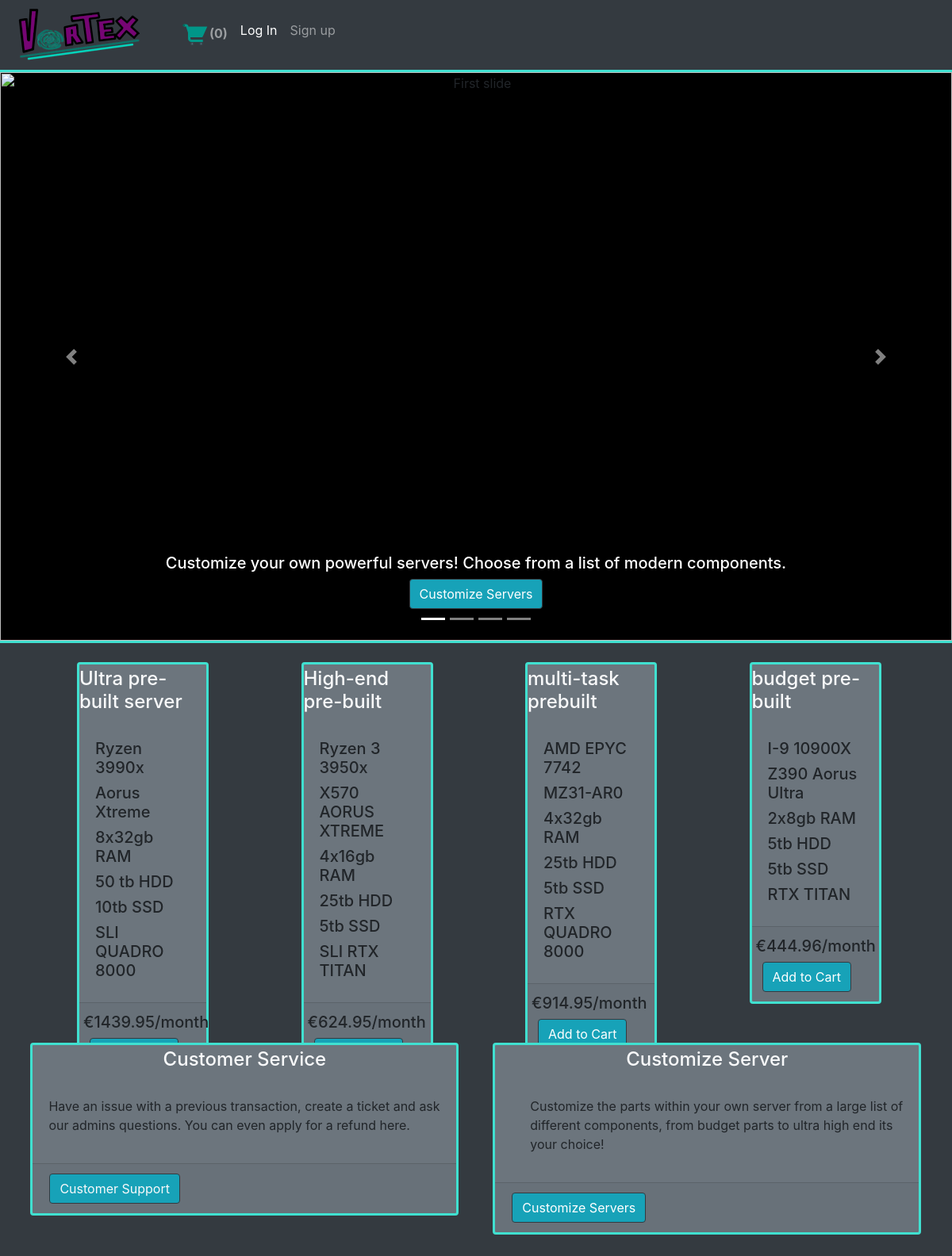
The page / on the database its author committed.
### servers/models.py (models this page shows, shortened)
class unrented_server(models.Model):
    secondary_id=models.TextField()
    server_id = models.TextField()
    CPU = models.ForeignKey(server_component, on_delete=models.CASCADE, related_name='CPU')
    motherboard = models.ForeignKey(server_component, on_delete=models.CASCADE, related_name='motherboard')
    RAM = models.ForeignKey(server_component, on_delete=models.CASCADE, related_name='RAM')
    HDD = models.ForeignKey(server_component, on_delete=models.CASCADE, related_name='HDD')
    SSD = models.ForeignKey(server_component, on_delete=models.CASCADE, related_name='SSD')
    GPU = models.ForeignKey(server_component, on_delete=models.CASCADE, related_name='GPU')
    creator = models.EmailField(default=None)
    user_made = models.BooleanField(default=False)
    user_saved = models.BooleanField(default=False)
    shared_publically = models.BooleanField(default=False)
    prebuilt = models.BooleanField(default=True)
    def get_rental_cost(self):
        rental_cost = 50.00 + self.CPU.get_rental_cost() + self.motherboard.get_rental_cost() + self.RAM.get_rental_cost() + self.HDD.get_rental_cost() + self.SSD.get_rental_cost()
        return round(rental_cost, 2)

class server_component(models.Model):
    part_id = models.TextField(max_length=20)
    part_type = models.TextField()
    rental_cost = models.FloatField()
    hardware_cost = models.FloatField()
    specifications = models.TextField()
    socket_type = models.TextField(default=None)
    def get_rental_cost(self):
        return self.rental_cost

### servers/views.py (the view)
# urls.py: path('', ServerListView.as_view(), name='home'),
class ServerListView(ListView):
    model = unrented_server
    template_name = 'index.html'
    queryset = unrented_server.objects.filter(prebuilt=True)
    context_object_name = 'prebuilt_list'

### payments/cart.py (called while the page is built)
    def __len__(self):
        return len(self.cart)

### payments/context_processors.py (called while the page is built)
def counter(request):
    cart = Cart(request)
    return dict(item_count=cart.__len__())

### templates/index.html (shortened to what this page needs)
{% extends 'base.html' %}
{% load static %}
{% block content %}
    <div class="maincontainer bg-dark">
        <div class="carouselContainer">
            <div id="carousel/{{ product.pk }}" class="carousel slide" data-ride="carousel">
                <ol class="carousel-indicators">
                  <li data-target="#carousel/{{ product.pk }}" data-slide-to="0" class="active"></li>
                  <li data-target="#carousel/{{ product.pk }}" data-slide-to="1"></li>
                  <li data-target="#carousel/{{ product.pk }}" data-slide-to="2"></li>
                  <li data-target="#carousel/{{ product.pk }}" data-slide-to="3"></li>
                </ol>
                  <div class="carousel-inner">
                   <div class="carousel-item active">
                      <img class="d-block w-100" src="https://www.racksolutions.com/news//app/uploads/AdobeStock_173122779.jpeg" alt="First slide">
                      <div class="carousel-caption d-none d-md-block">
                           <h5>Customize your own powerful servers! Choose from a list of modern components.</h5>
                           <a class="btn btn-dark bg-info"  href="{% url 'select_cpu' %}"> Customize Servers </a>
                      </div>
                  </div>
                </div>
                  <a class="carousel-control-prev" href="#carousel/{{ product.pk }}" role="button" data-slide="prev">
                    <span class="carousel-control-prev-icon" aria-hidden="true"></span>
                  </a>
                  <a class="carousel-control-next" href="#carousel/{{ product.pk }}" role="button" data-slide="next">
                    <span class="carousel-control-next-icon" aria-hidden="true"></span>
                  </a>
                </div>
          </div>
          <div class="contentContainerOne">
              {% for server in prebuilt_list %}
                  <div class="prebuiltContainer col-sm-2">
                      <div class="card ml-1 mt-4 bg-secondary cardBorder">
                          <h4 class="card-title text-light mx-auto mt-1"> {{server.server_id}} </h4>
                          <div class="card-body">
                              <h5> {{server.CPU.part_id}} </h5>
                              <h5> {{server.motherboard.part_id}} </h5>
                              <h5> {{server.RAM.part_id}} </h5>
                              <h5> {{server.HDD.part_id}} </h5>
                              <h5> {{server.SSD.part_id}} </h5>
                              <h5> {{server.GPU.part_id}} </h5>
                          </div>
                          <div class="card-footer">
                              <div class="row">
                                 <h5> €{{server.get_rental_cost}}/month</h5> <a href="{% url 'add_cart' server.id %}" class="btn btn-dark bg-info ml-2"> Add to Cart </a>
                              </div>
                          </div>
                     </div>
                 </div>
              {% endfor %}
          </div>
          <div class="contentContainerTwo">
              <div class="otherContainer">
                  <div class="card bg-secondary cardBorder">
                      <h4 class="card-title text-light mx-auto mt-1"> Customer Service</h4>
                      <div class="card-body">
                          <p> Have an issue with a previous transaction, create a ticket and ask our admins questions. You can even apply for a refund here. </p>
                       </div>
                       <div class="card-footer">
                           <div class="row">
                              <a class="ml-3 btn btn-dark text-light bg-info" href="{% url 'transactions' %}"> Customer Support </a>
                           </div>
                       </div>
                   </div>
               </div>
              <div class="otherContainer">
                    <div class="card mt-4 bg-secondary cardBorder">
                        <h4 class="card-title text-light mx-auto mt-1"> Customize Server</h4>
                        <div class="card-body">
                            <p class="text-bold ml-4"> Customize the parts within your own server from a large list of different components, from budget parts to ultra high end its your choice!</p>
                        </div>
                        <div class="card-footer">
                            <div class="row">
                              <a class="ml-3 btn btn-dark bg-info"  href="{% url 'select_cpu' %}"> Customize Servers </a>
                            </div>
                        </div>
                    </div>
                </div>
            </div>
{% endblock content %}

### templates/base.html (shortened to what this page needs)
{% load static %}
<html>
    <head>
        <link rel="stylesheet" href="https://maxcdn.bootstrapcdn.com/bootstrap/4.0.0/css/bootstrap.min.css">
        <link href="{% static 'css/custom_css.css' %}" rel="stylesheet">
    </head>
    <body>
        <nav class="navbar navbar-expand bg-dark navbar-dark p-1 navBorder">
            <a class="navbar-brand" href="{% url 'home' %}"><img src="{% static 'vortexLogo.png' %}"></a>
            <ul class="navbar-nav">
                <li class="nav-item"><a class="nav-link font-weight-bold" href="{% url 'cart_detail' %}"><img src="{% static 'shopping-cart.png' %}">({{item_count}})</a></li>
                {% if user.is_authenticated %}
                    <li class="nav-item ml-2"><a href="{% url 'logout_clear_cart' %}" class="nav-link">Log Out</a></li>
                    <li class="nav-item ml-2"><a href="{% url 'rental_list' %}" class="nav-link">Rental View </a></li>
                    <li class="nav-item ml-2"><a href="{% url 'display_saved' %}" class="nav-link">Saved Servers </a></li>
                    <li class="nav-item ml-2"><a href="{% url 'shared_display' %}" class="nav-link">Shared Servers </a></li>
                    <li class="nav-item ml-2"><a href="{% url 'edit_profile' %}" class="nav-link">Edit profile</a></li>
                    <li class="nav-item mt-2 ml-2"><h5 class="text-light"> {{user.username}}</h5></li>
                {% else %}
                    <li class="nav-item active"><a href="{% url 'login' %}" class="nav-link">Log In</a></li>
                    <li class="nav-item"><a href="{% url 'signup' %}" class="nav-link">Sign up</a></li>
                {% endif %}
            </ul>
        </nav>
        {% block content %}
        {% endblock content %}
    </body>
</html>

### static/css/custom_css.css (style rules this page uses)
.carousel-item, .carousel-inner, .carousel-inner img { height: 100%; width: 100%; }
.carousel-item { text-align: center; }
.maincontainer { background-color: #000000; width: 100%; }
.carouselContainer { width: 100%; height: 90%; background-color: #000000; border-bottom: 0.2em solid turquoise; }
.navBorder { border-bottom: 0.2em solid turquoise; }
.contentContainerOne { width: 100%; height: 30em; }
.contentContainerTwo { width: 100%; height: 20em; }
.otherContainer { display: inline-block; width: 45%; height: 80%; margin-left: 3.2%; }
.prebuiltContainer { display: inline-block; width: 20%; height: 80%; margin-left: 6.5%; }
.cardBorder { border: 0.2em solid turquoise; }

### rows shown on the page
unrented_server: server_id "Ultra pre-built server", CPU.part_id "Ryzen 3990x", motherboard.part_id "Aorus Xtreme", RAM.part_id "8x32gb RAM", HDD.part_id "50 tb HDD", SSD.part_id "10tb SSD", GPU.part_id "SLI QUADRO 8000", get_rental_cost "1439.95"
unrented_server: server_id "High-end pre-built", CPU.part_id "Ryzen 3 3950x", motherboard.part_id "X570 AORUS XTREME", RAM.part_id "4x16gb RAM", HDD.part_id "25tb HDD", SSD.part_id "5tb SSD", GPU.part_id "SLI RTX TITAN", get_rental_cost "624.95"
unrented_server: server_id "multi-task prebuilt", CPU.part_id "AMD EPYC 7742", motherboard.part_id "MZ31-AR0", RAM.part_id "4x32gb RAM", HDD.part_id "25tb HDD", SSD.part_id "5tb SSD", GPU.part_id "RTX QUADRO 8000", get_rental_cost "914.95"
unrented_server: server_id "budget pre-built", CPU.part_id "I-9 10900X", motherboard.part_id "Z390 Aorus Ultra", RAM.part_id "2x8gb RAM", HDD.part_id "5tb HDD", SSD.part_id "5tb SSD", GPU.part_id "RTX TITAN", get_rental_cost "444.96"

### other values the page prints
{{ item_count }} "0"
